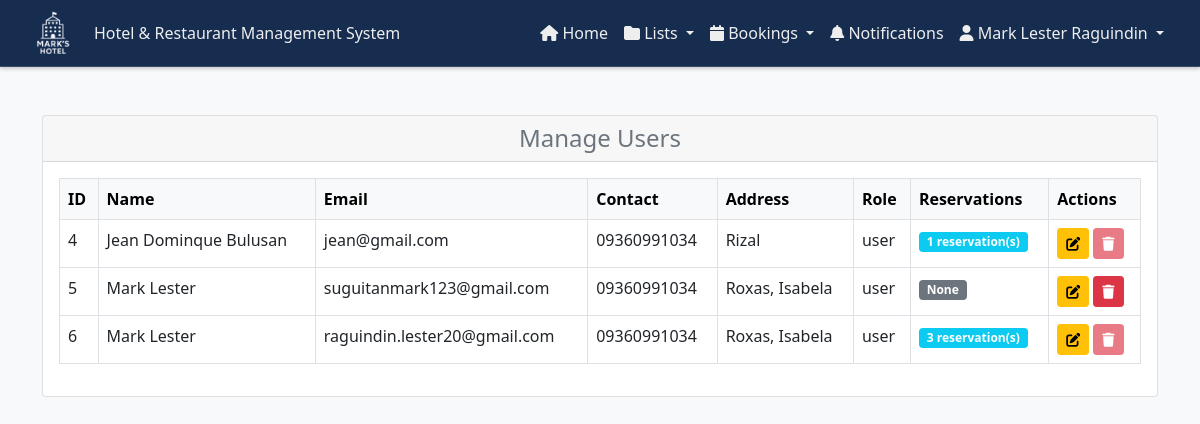
The app's page /admin/manageUsers.php (signed in), older data.
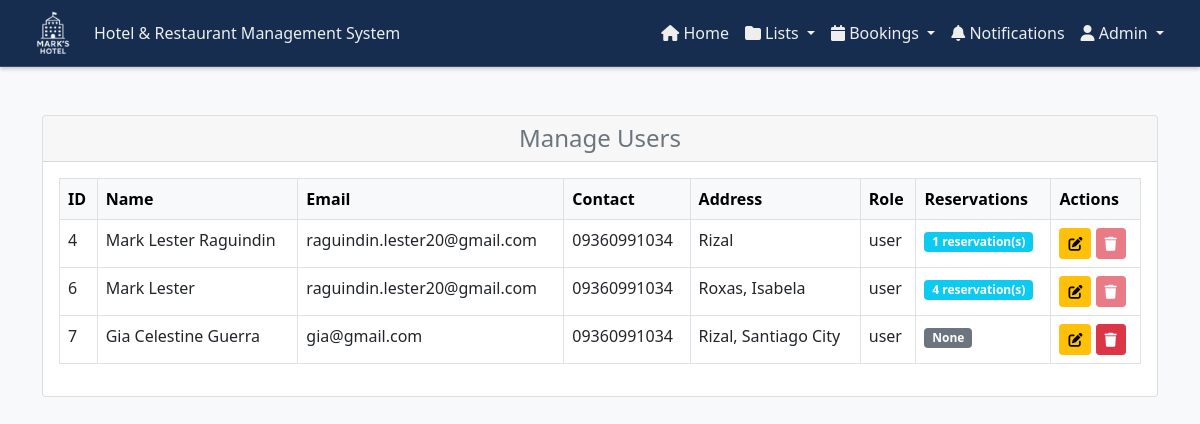
The same page, newer data.
### tables this page shows
CREATE TABLE `users` (
  `user_id` int(11) NOT NULL,
  `name` varchar(255) NOT NULL,
  `address` varchar(50) NOT NULL,
  `email` varchar(50) NOT NULL,
  `password` varchar(50) NOT NULL,
  `role` varchar(20) DEFAULT NULL,
  `phone` tinytext DEFAULT NULL
);

### admin/manageUsers.php (the view, shortened to what the changed rows need)
<?php
include '../components/config.php';
$query = "SELECT u.user_id, u.name, u.address, u.email, u.role, u.phone,
         (SELECT COUNT(*) FROM table_reservations r WHERE r.user_id = u.user_id) as reservation_count
         FROM users u WHERE u.role = 'user'";
$result = mysqli_query($con, $query);
$users = [];
while($row = mysqli_fetch_assoc($result)) {
    $users[] = $row;
}
?>
<!DOCTYPE html>
<html lang="en">
<head>
    <link href="https://cdn.jsdelivr.net/npm/bootstrap@5.0.2/dist/css/bootstrap.min.css" rel="stylesheet">
    <link rel="stylesheet" href="../css/customAdminHeader.css">
    <link rel="stylesheet" href="https://cdnjs.cloudflare.com/ajax/libs/font-awesome/6.7.2/css/all.min.css">
    <link rel="stylesheet" href="../css/notifications.css">
    <link rel="stylesheet" href="../css/darkTheme.css">
</head>
<body>
    <?php include '../components/header_admin.php'; ?>
    <div class="container mt-5">
        <div class="row">
            <div class="col-12">
                <div class="card">
                    <div class="card-body">
                        <?php if(count($users) > 0): ?>
                            <div class="table-responsive">
                                <table class="table table-bordered table-hover">
                                    <thead class="table-light">
                                        <tr>
                                            <th>ID</th>
                                            <th>Name</th>
                                            <th>Email</th>
                                            <th>Contact</th>
                                            <th>Address</th>
                                            <th>Role</th>
                                            <th>Reservations</th>
                                            <th>Actions</th>
                                        </tr>
                                    </thead>
                                    <tbody>
                                        <?php foreach($users as $user): ?>
                                            <tr>
                                                <td><?php echo htmlspecialchars($user['user_id']); ?></td>
                                                <td><?php echo htmlspecialchars($user['name']); ?></td>
                                                <td><?php echo htmlspecialchars($user['email']); ?></td>
                                                <td><?php echo htmlspecialchars($user['phone']); ?></td>
                                                <td><?php echo htmlspecialchars($user['address']); ?></td>
                                                <td><?php echo htmlspecialchars($user['role']); ?></td>
                                                <td>
                                                    <?php if($user['reservation_count'] > 0): ?>
                                                        <span class="badge bg-info"><?= $user['reservation_count'] ?> reservation(s)</span>
                                                    <?php else: ?>
                                                        <span class="badge bg-secondary">None</span>
                                                    <?php endif; ?>
                                                </td>
                                                <td>
                                                    <a href="<?= $_SERVER['PHP_SELF'] ?>?action=edit&id=<?= $user['user_id'] ?>" class="btn btn-sm btn-warning">
                                                        <i class="fas fa-edit"></i>
                                                    </a>
                                                    <?php if($user['reservation_count'] == 0): ?>
                                                        <a href="<?= $_SERVER['PHP_SELF'] ?>?action=delete&id=<?= $user['user_id'] ?>" class="btn btn-sm btn-danger" onclick="return confirm('Are you sure you want to delete this user?')">
                                                            <i class="fas fa-trash"></i>
                                                        </a>
                                                    <?php else: ?>
                                                        <button class="btn btn-sm btn-danger" disabled title="Cannot delete: User has active reservations">
                                                            <i class="fas fa-trash"></i>
                                                        </button>
                                                    <?php endif; ?>
                                                </td>
                                            </tr>
                                        <?php endforeach; ?>
                                    </tbody>
                                </table>
                            </div>
                        <?php else: ?>
                            <div class="alert alert-info">No users found.</div>
                        <?php endif; ?>
                    </div>
                </div>
            </div>
        </div>
    </div>
</body>
</html>

### components/header_admin.php (shortened to what the changed rows need)
<nav class="navbar navbar-expand-lg custom-navbar">
    <div class="container-fluid">
        <div class="collapse navbar-collapse" id="navbarNav">
            <ul class="navbar-nav ms-auto">
                <li class="nav-item dropdown">
                    <a class="nav-link dropdown-toggle" href="#" id="userDropdown" role="button" data-bs-toggle="dropdown" aria-expanded="false">
                        <i class="fas fa-user"></i> <?php echo htmlspecialchars($_SESSION['name'] ?? 'User'); ?>
                    </a>
                </li>
            </ul>
        </div>
    </div>
</nav>

Row changes from the older to the newer data that the page shows:
removed users: user_id "5", name "Mark Lester", email "suguitanmark123@gmail.com", phone "09360991034", address "Roxas, Isabela", role "user", shows "None"
changed users "Rizal": name "Jean Dominque Bulusan" → "Mark Lester Raguindin"; email "jean@gmail.com" → "raguindin.lester20@gmail.com"
computed for users "Mark Lester": reservation_count "3" → "4"
added users: user_id "7", name "Gia Celestine Guerra", email "gia@gmail.com", phone "09360991034", address "Rizal, Santiago City", role "user", shows "None"
Text that changed along with them:
$_SESSION['name']: "Mark Lester Raguindin" → "Admin"
